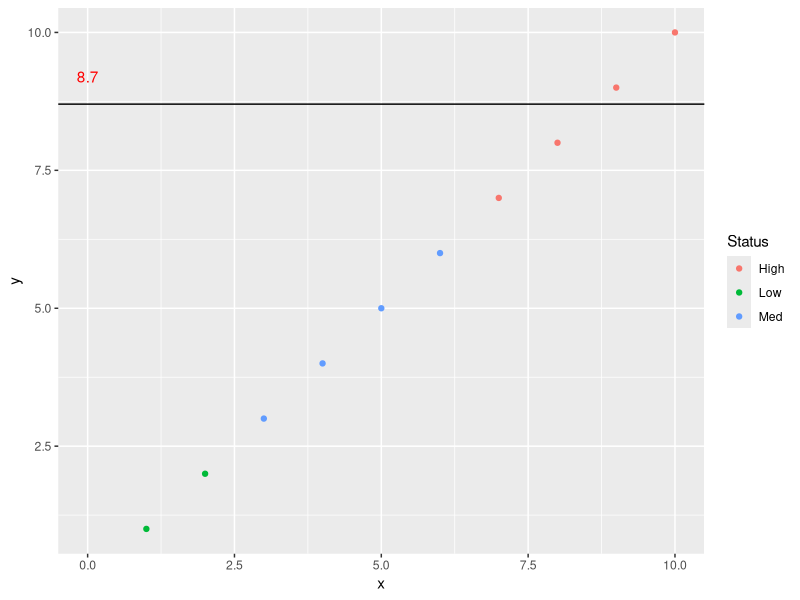

Source code (R):
#!/bin/env Rscript
#SBATCH --cpus-per-task=12
#SBATCH --mem=96G
#SBATCH --time=1-00:00

##Load needed libraries
#library(Seurat)
library(ggplot2)

set.seed(2923874)                               # Create example data
data <- data.frame(x = 1:10,
                   y = 1:10)
data$Status <- "High"
data[data$y < 7,]$Status <- "Med"
data[data$y < 3,]$Status <- "Low"

print(data)

h_line <- 8.7                       # Position of horizontal line

ggp <- ggplot(data, aes(x, y, color=Status)) +
  geom_point() +
  geom_hline(aes(yintercept = h_line)) +
  annotate(geom="text", x=0, y=h_line+0.5, label=h_line, color="red")

# Print plot to a file
pdf("test.pdf")
    print(ggp)
dev.off()
